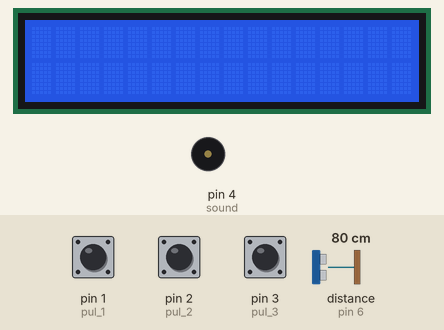
Recording of a sketch running on a simulated Arduino Uno, built with avr-gcc and run on an emulated ATmega328P. On the bench: 16×2 character LCD, buzzer (waves = sounding). Wiring (inferred from the names in the program): ultrasonic range finder: trigger pin 5; echo pin 6. The test bench sets the inputs (shaded band); at power-on: distance to the obstacle (sensor on pin 6) 80 cm, pin 1 (pul_1) HIGH, pin 2 (pul_2) HIGH, pin 3 (pul_3) HIGH. The echo pulse lasts 58.3 µs per cm.

Above: at 1.2 s.
1.3 s: distance to the obstacle (sensor on pin 6) set to 55 cm
2.8 s: distance to the obstacle (sensor on pin 6) set to 48 cm
At 3.6 s:
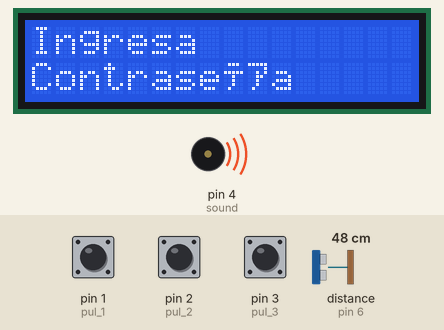
At 4.6 s:
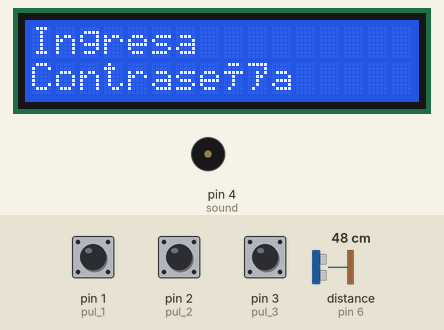
Timing chart, 0 to 6.1 s (numbered marks = the images above; inputs shaded):
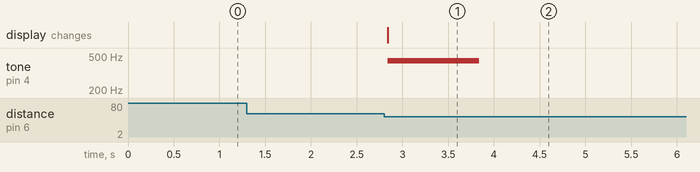

The sketch:

frijol2.ino
```cpp
#include <LiquidCrystal.h>

LiquidCrystal lcd(7, 8, 9, 10, 11, 12);
#define trigger 5
#define echo 6
#define sound 4
#define pul_1 1
#define pul_2 2
#define pul_3 3

int pul1_bool = false;
int pul2_bool = false;
int pul3_bool = false;

int estadoBoton1 = 0;
int estadoBoton2 = 0;
int estadoBoton3 = 0;

bool limite = false;


void setup() {
  // put your setup code here, to run once:
  pinMode(trigger, OUTPUT);
  pinMode(echo, INPUT);
  pinMode(sound, OUTPUT);
  pinMode(pul_1, INPUT);
  pinMode(pul_2, INPUT);
  pinMode(pul_3, INPUT);
  lcd.begin(16, 2);
  lcd.setCursor(0, 0);
  //lcd.print("Introducir texto");
}

void loop() {
  // put your main code here, to run repeatedly:
   String text = "buenas";
   long t;
   long d;

   estadoBoton1 = digitalRead(pul_1);
   estadoBoton2 = digitalRead(pul_2);
   estadoBoton3 = digitalRead(pul_3);

   digitalWrite(trigger, HIGH);
   delayMicroseconds(10);
   digitalWrite(trigger, LOW);

   t = pulseIn(echo, HIGH);
   d = t/59;

   if(d <50) {
    if(limite == false) {
       tone(sound, 440, 1000);
       lcd.print("Ingresa");
       lcd.setCursor(0, 1);
       lcd.print("Contraseña");
       if(estadoBoton1 == LOW) {
        pul1_bool = true;
       }
       if(estadoBoton2 == LOW) {
        pul2_bool = true;
       }
       if(estadoBoton3 == LOW) {
        pul3_bool = true;
       }
       if(pul1_bool == false && pul2_bool == true && pul3_bool == true) {
        lcd.clear();
        lcd.setCursor(0, 0);
        lcd.print("Contraseña ");
        lcd.setCursor(0, 1);
        lcd.print("correcta!");
       } else {
        pul1_bool = false;
        pul2_bool = false;
        pul3_bool = false;
       }
       limite = true;
    }
   } else {
    lcd.clear();
    pul1_bool = false;
    pul2_bool = false;
    pul3_bool = false;
    limite = false;
   }

   delay(100);
}
```

Measured:
- the behaviour switches between 51 and 50 cm on distance to the obstacle (sensor on pin 6) (found by bisection; images 0 and 1)
- after the input at 1.3 s, every drawn part: stays the same
- after the input at 2.8 s, tone on pin 4 (sound): silent → 440 Hz at once, → silent 1.0 s later; the display: changes at once (image 1)
